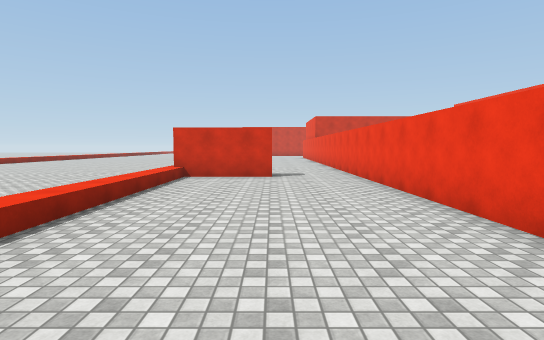
view 1 (above)

16 first-person views from a walk through a 3-D level made in the Unity game engine. The camera is 1.5 m above the floor, tilts 4° down and sees 80° across. The floor is counted in squares, 2 m on a side. Each view is taken from the middle of a square. On the plan, view 1 faces up. The plan holds only what a view shows up to about 11 squares ahead; the rest is blank. The place goes on beyond the plan. Surface patterns are stand-ins for the level's own textures.

view 2
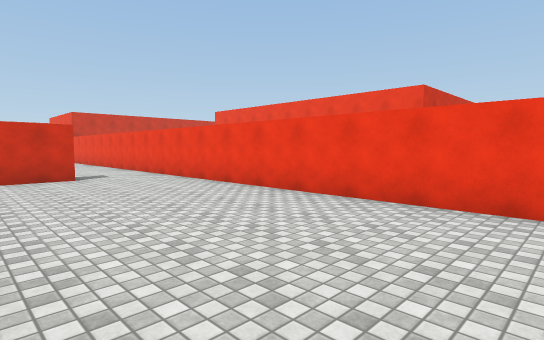

view 3
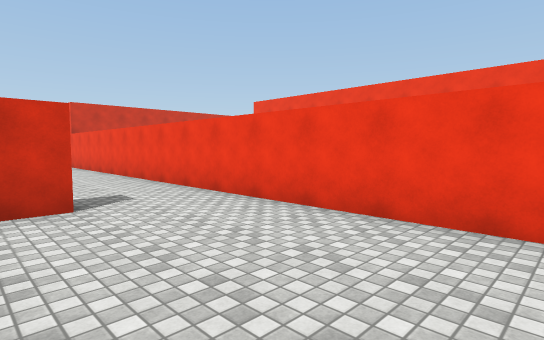

view 4
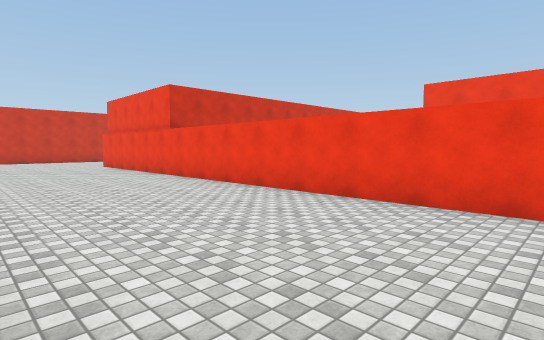

view 5
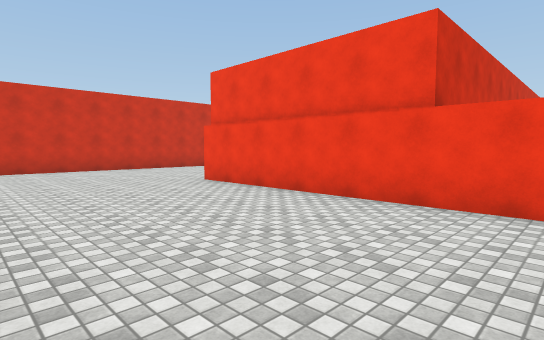

view 6
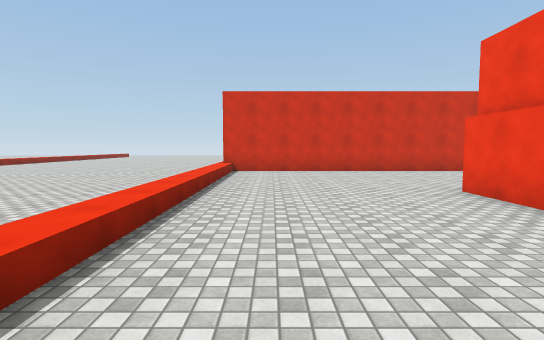

view 7
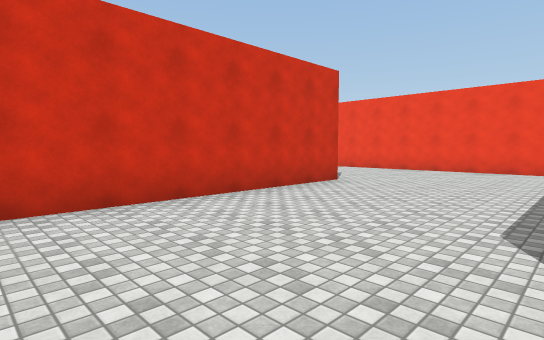

view 8
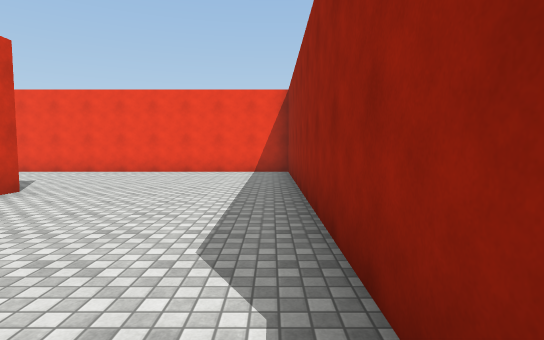

view 9
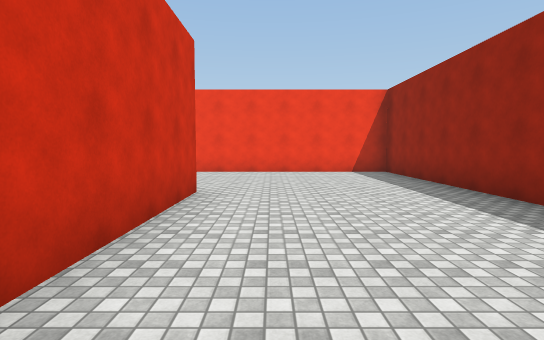

view 10
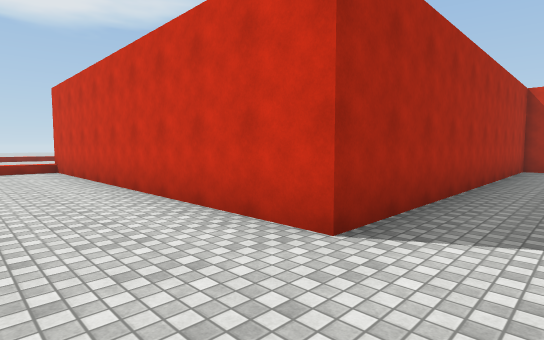

view 11
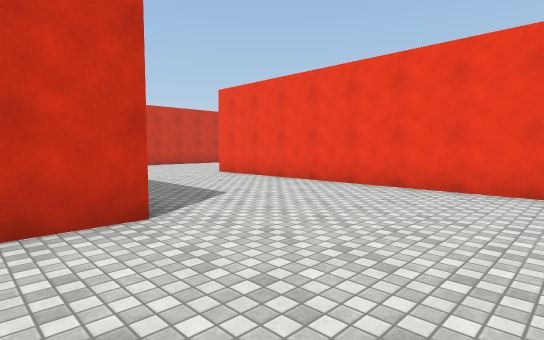

view 12
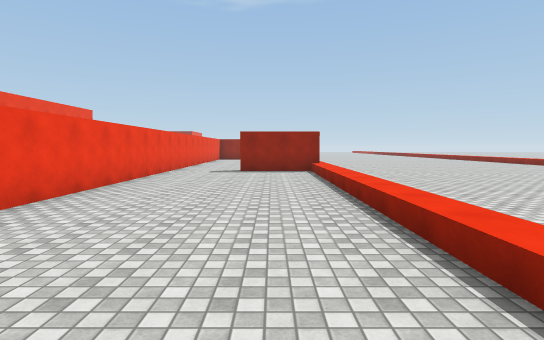

view 13
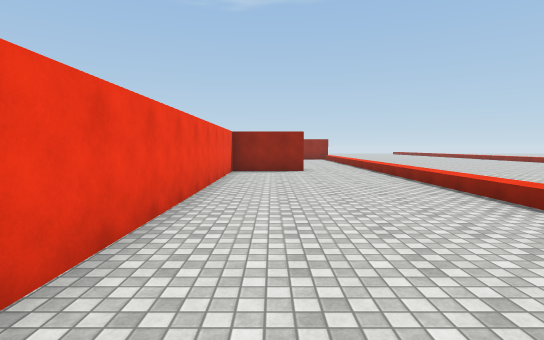

view 14
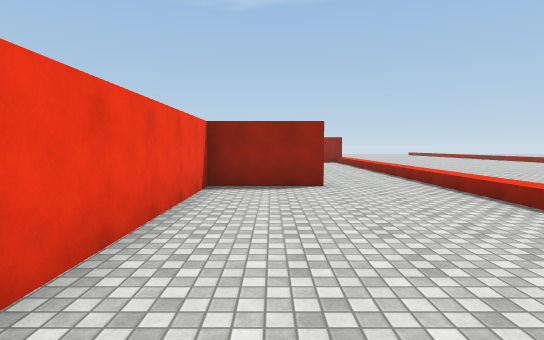

view 15
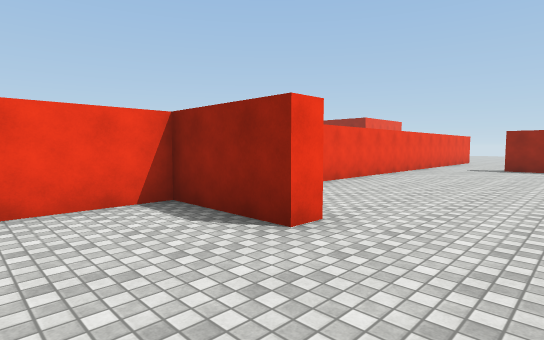

view 16
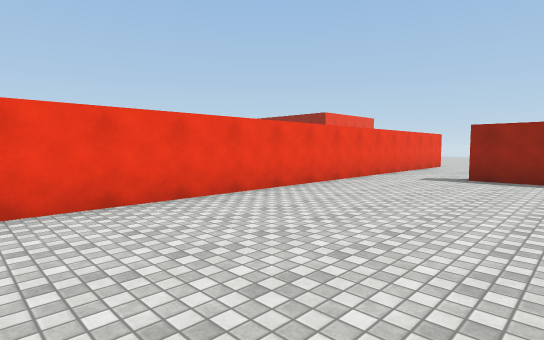

### Floor plan
Points are (right, up) in squares from view 1. A wall is a line through its corners. A room is listed if a view was taken in it or the views show most of it. See-through windows are left out.
Room 1 (views 1, 2, 3, 4, 5, 6, 7, 8, 9, 10, 11, 12, 13, 14, 15)
walls: (0, 8.2) (-2.5, 8.2); (-2.5, 8.8) (0, 8.8); (7.5, 33.5) (7.5, 28.3) (-2.5, 28.3); (0, -1.3) (2.3, -1.3) (2.3, 23.5) (12, 23.5) (12, 33.4)
ways out: opening at (-1.5, -1) to room 2
Room 2 (view 16)
walls: (-1.4, -11.3) (0, -11.3); (2.3, -14.4) (2.3, -3.2); (0, -1.9) (0, -1.3)
ways out: opening at (-1.5, -1) to room 1

Positions as (right, up) in squares from view 1, and headings:
1: (0, 0), facing up
2: (-2, 0), facing up-right
3: (-1, 4), facing up-right
4: (-2, 10), facing up-right
5: (-2, 17), facing up-right
6: (-1, 18), facing up
7: (1, 24), facing up-right
8: (2, 24), facing right
9: (2, 27), facing right
10: (9, 26), facing up-left
11: (6, 25), facing up-right
12: (-1, 19), facing down
13: (1, 9), facing down
14: (1, 5), facing down
15: (-2, 1), facing down-right
16: (-2, -3), facing down-right
